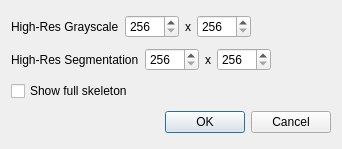
<?xml version="1.0" encoding="UTF-8"?>
<ui version="4.0">
 <class>ZFlyEmProofSettingDialog</class>
 <widget class="QDialog" name="ZFlyEmProofSettingDialog">
  <property name="geometry">
   <rect>
    <x>0</x>
    <y>0</y>
    <width>342</width>
    <height>149</height>
   </rect>
  </property>
  <property name="windowTitle">
   <string>Settings</string>
  </property>
  <layout class="QVBoxLayout" name="verticalLayout">
   <item>
    <layout class="QHBoxLayout" name="horizontalLayout">
     <item>
      <widget class="QLabel" name="label">
       <property name="text">
        <string>High-Res Grayscale</string>
       </property>
      </widget>
     </item>
     <item>
      <widget class="QSpinBox" name="centerCutWidthSpinBox">
       <property name="minimum">
        <number>256</number>
       </property>
       <property name="maximum">
        <number>2048</number>
       </property>
       <property name="singleStep">
        <number>16</number>
       </property>
      </widget>
     </item>
     <item>
      <widget class="QLabel" name="label_2">
       <property name="text">
        <string>x</string>
       </property>
      </widget>
     </item>
     <item>
      <widget class="QSpinBox" name="centerCutHeightSpinBox">
       <property name="minimum">
        <number>256</number>
       </property>
       <property name="maximum">
        <number>2048</number>
       </property>
      </widget>
     </item>
     <item>
      <spacer name="horizontalSpacer">
       <property name="orientation">
        <enum>Qt::Horizontal</enum>
       </property>
       <property name="sizeHint" stdset="0">
        <size>
         <width>40</width>
         <height>20</height>
        </size>
       </property>
      </spacer>
     </item>
    </layout>
   </item>
   <item>
    <layout class="QHBoxLayout" name="horizontalLayout_2">
     <item>
      <widget class="QLabel" name="label_3">
       <property name="text">
        <string>High-Res Segmentation</string>
       </property>
      </widget>
     </item>
     <item>
      <widget class="QSpinBox" name="segCenterCutWidthSpinBox">
       <property name="minimum">
        <number>256</number>
       </property>
       <property name="maximum">
        <number>2048</number>
       </property>
       <property name="singleStep">
        <number>16</number>
       </property>
      </widget>
     </item>
     <item>
      <widget class="QLabel" name="label_4">
       <property name="text">
        <string>x</string>
       </property>
      </widget>
     </item>
     <item>
      <widget class="QSpinBox" name="segCenterCutHeightSpinBox">
       <property name="minimum">
        <number>256</number>
       </property>
       <property name="maximum">
        <number>2048</number>
       </property>
      </widget>
     </item>
     <item>
      <spacer name="horizontalSpacer_2">
       <property name="orientation">
        <enum>Qt::Horizontal</enum>
       </property>
       <property name="sizeHint" stdset="0">
        <size>
         <width>40</width>
         <height>20</height>
        </size>
       </property>
      </spacer>
     </item>
    </layout>
   </item>
   <item>
    <widget class="QCheckBox" name="fullSkeletonCheckBox">
     <property name="text">
      <string>Show full skeleton</string>
     </property>
    </widget>
   </item>
   <item>
    <widget class="QDialogButtonBox" name="buttonBox">
     <property name="orientation">
      <enum>Qt::Horizontal</enum>
     </property>
     <property name="standardButtons">
      <set>QDialogButtonBox::Cancel|QDialogButtonBox::Ok</set>
     </property>
    </widget>
   </item>
  </layout>
 </widget>
 <resources/>
 <connections>
  <connection>
   <sender>buttonBox</sender>
   <signal>accepted()</signal>
   <receiver>ZFlyEmProofSettingDialog</receiver>
   <slot>accept()</slot>
   <hints>
    <hint type="sourcelabel">
     <x>248</x>
     <y>254</y>
    </hint>
    <hint type="destinationlabel">
     <x>157</x>
     <y>274</y>
    </hint>
   </hints>
  </connection>
  <connection>
   <sender>buttonBox</sender>
   <signal>rejected()</signal>
   <receiver>ZFlyEmProofSettingDialog</receiver>
   <slot>reject()</slot>
   <hints>
    <hint type="sourcelabel">
     <x>316</x>
     <y>260</y>
    </hint>
    <hint type="destinationlabel">
     <x>286</x>
     <y>274</y>
    </hint>
   </hints>
  </connection>
 </connections>
</ui>
